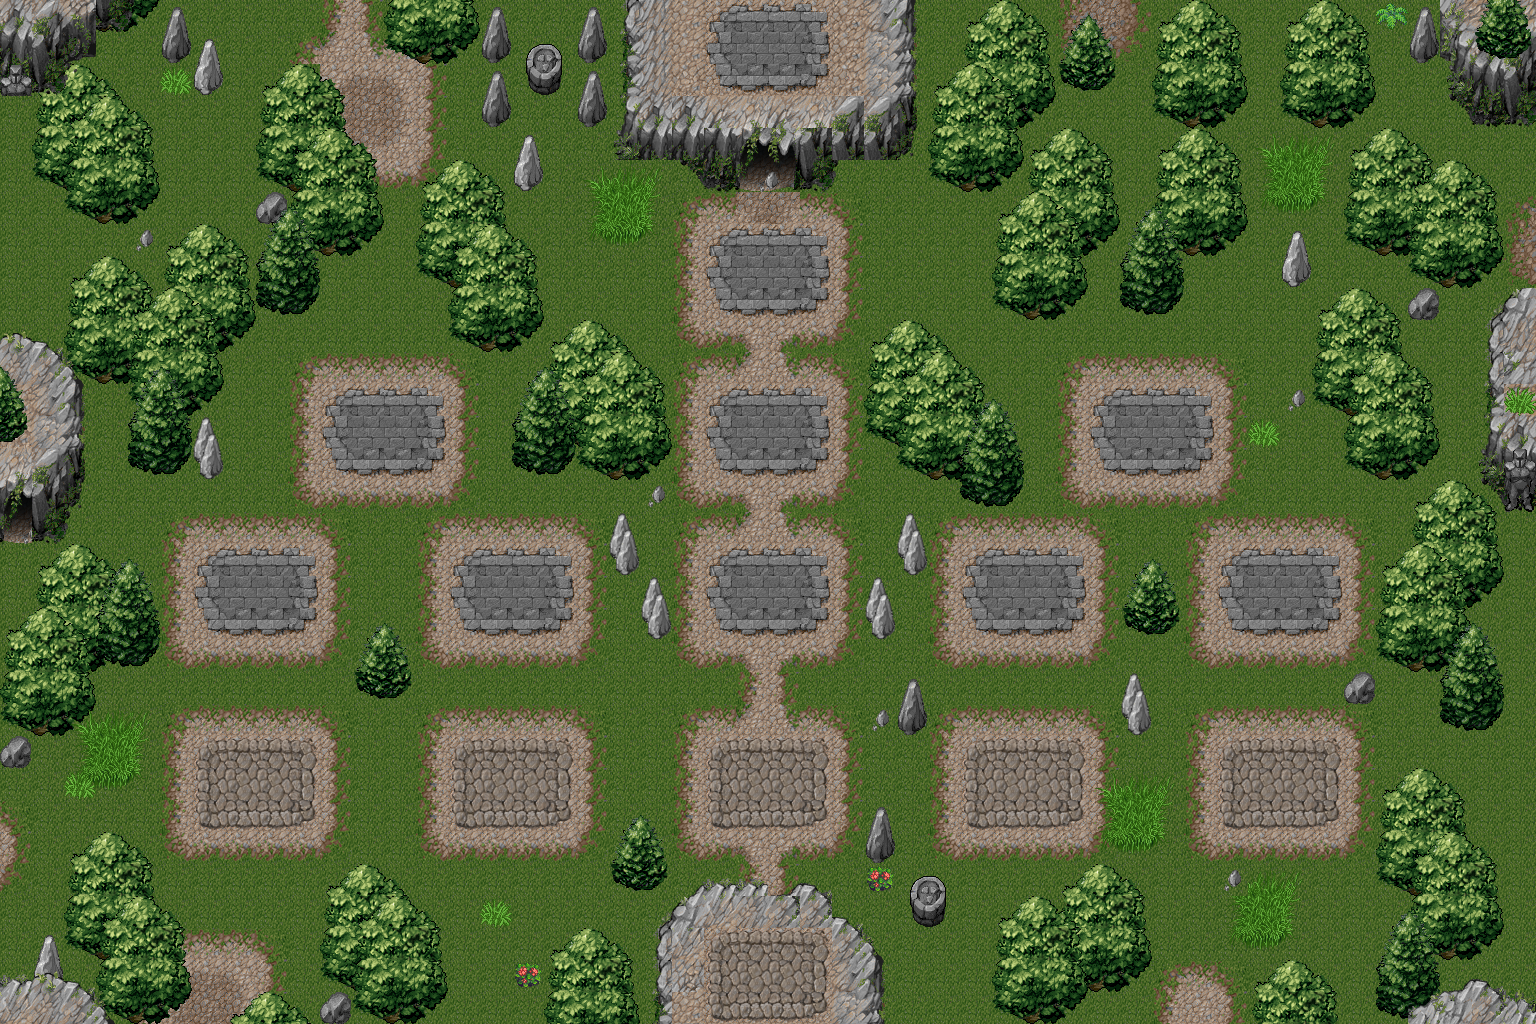

A 2D game scene composited from a Tiled map and its tileset images. What follows is a short description and the map's XML, with each tile layer's data collapsed to a summary:
An orthogonal 48x32 tile map with 32x32 px tiles, 10 tile layers (Fond, Calque 4, Emplacements, Calque 9, ...), 5 hidden layers not drawn.

<map version="1.0" orientation="orthogonal" renderorder="left-up" width="48" height="32" tilewidth="32" tileheight="32">
 <tileset firstgid="1" name="2dcircle" tilewidth="32" tileheight="32">
  <image source="../tiles/mountain_landscape_23.png" width="512" height="512" />
 </tileset>
 <layer name="Fond" width="48" height="32">
  <data>[1536 cells, 1536 non-empty, 21 distinct tile ids]</data>
 </layer>
 <layer name="Calque 4" width="48" height="32">
  <data>[1536 cells, 6 non-empty, 2 distinct tile ids]</data>
 </layer>
 <layer name="Emplacements" width="48" height="32">
  <data>[1536 cells, 516 non-empty, 79 distinct tile ids]</data>
 </layer>
 <layer name="Chemins" width="48" height="32" visible="0">
  <data>[1536 cells, 0 non-empty, 0 distinct tile ids]</data>
 </layer>
 <layer name="Calque 5" width="48" height="32" visible="0">
  <data>[1536 cells, 42 non-empty, 42 distinct tile ids]</data>
 </layer>
 <layer name="Calque 6" width="48" height="32" visible="0">
  <data>[1536 cells, 126 non-empty, 42 distinct tile ids]</data>
 </layer>
 <layer name="Calque 7" width="48" height="32" visible="0">
  <data>[1536 cells, 210 non-empty, 42 distinct tile ids]</data>
 </layer>
 <layer name="Calque 8" width="48" height="32" visible="0">
  <data>[1536 cells, 210 non-empty, 42 distinct tile ids]</data>
 </layer>
 <layer name="Calque 9" width="48" height="32">
  <data>[1536 cells, 255 non-empty, 12 distinct tile ids]</data>
 </layer>
 <layer name="Calque 10" width="48" height="32">
  <data>[1536 cells, 204 non-empty, 12 distinct tile ids]</data>
 </layer>
 <layer name="Calque 11" width="48" height="32">
  <data>[1536 cells, 87 non-empty, 33 distinct tile ids]</data>
 </layer>
 <layer name="Calque 12" width="48" height="32">
  <data>[1536 cells, 82 non-empty, 14 distinct tile ids]</data>
 </layer>
 <layer name="Calque 13" width="48" height="32">
  <data>[1536 cells, 82 non-empty, 63 distinct tile ids]</data>
 </layer>
 <layer name="Calque 14" width="48" height="32">
  <data>[1536 cells, 8 non-empty, 7 distinct tile ids]</data>
 </layer>
 <layer name="Calque 15" width="48" height="32">
  <data>[1536 cells, 40 non-empty, 15 distinct tile ids]</data>
 </layer>
</map>
